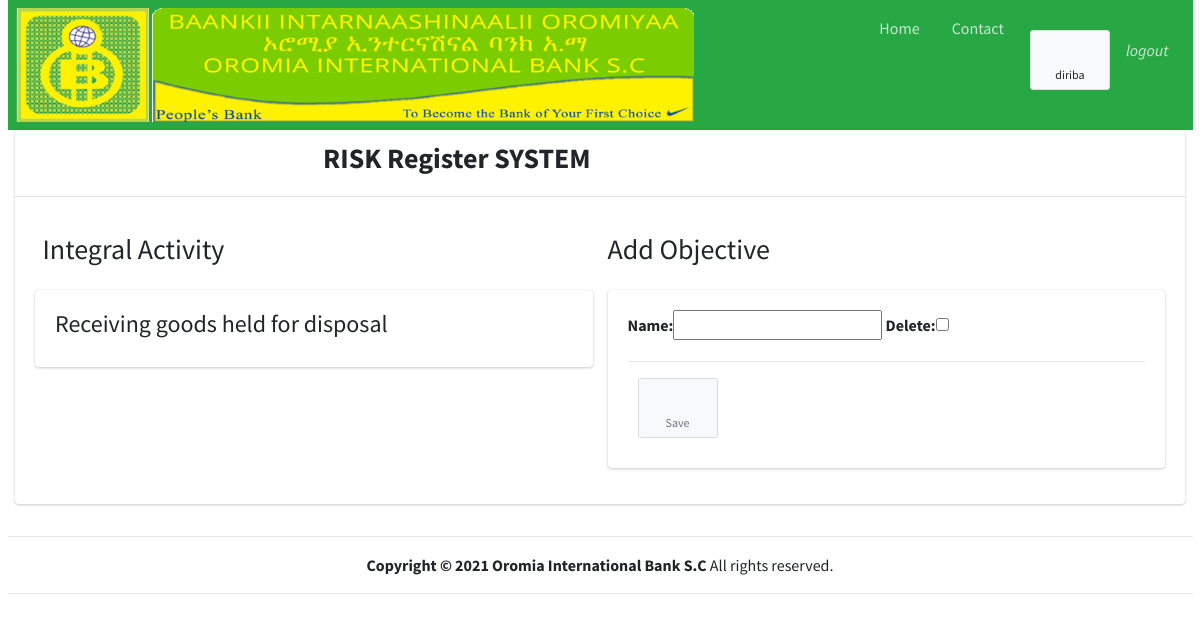
The page /createObjective/13/ (signed in) on the database its author committed.
### start1/models.py (models this page shows, shortened)
class CustomUser(AbstractUser):
    working_Place = models.ForeignKey(WorkUnit, null=True, blank=True, on_delete=models.CASCADE)
    is_Rmcd_User = models.BooleanField(default=False)
    is_Iad_USer = models.BooleanField(default=False)
    def __str__(self):
        return self.username

class IntegralActivity(models.Model):
    major_Activity = models.ForeignKey(MajorActivity, on_delete=models.CASCADE)
    name = models.CharField(max_length=300)
    added_by = models.ForeignKey(settings.AUTH_USER_MODEL, null=True, blank=True, on_delete=models.SET_NULL)

### start1/views.py (the view, shortened to what this page needs)
# urls.py: path('createObjective/<str:pk>/', views.createObjective, name='createObjective'),
@login_required(login_url='login')
def createObjective(request, pk):
    IFormSet = inlineformset_factory(IntegralActivity, Objective, fields=('integral_Activity', 'name', 'added_by'), widgets = {'added_by': forms.HiddenInput()}, extra=1)
    ma = IntegralActivity.objects.get(id=pk)
    form = IFormSet(queryset=Objective.objects.none(), instance=ma)
    context ={'integralActivity':ma, 'form':form}
    return render(request, "createObjective.html", context)

### start1/templates/createObjective.html (shortened to what this page needs)
{% extends "base.html" %}
{% block page_content %}
    <div class="container-fluid">
      <p>
        <div class="row">
           <div class="col"><h3> Integral Activity </h3></div>
           <div class="col">
              <h3> Add Objective</h3>
           </div>
           </div>
        </div>
      <div class="row">
        <div class="col">
          <div>
            <div class="card card-body">
             <h4>{{integralActivity.name}}</h4>
            </div>
          </div>
        </div>
        <div class="col">
          <div >
            <div class="card card-body">
                <form method="post">
                    {% for form in form %}
                    {{ form }}
                    <hr>
                    {% endfor %}
                    <button class="btn btn-app btn-sm mr-4" type="submit" value="Submit"><i class="fas fa-save"></i> Save</button>
                </form>
            </div>
          </div>
        </div>
      </div>
    </div>
{% endblock %}

### start1/templates/base.html (shortened to what this page needs)
{% load static%}
<!DOCTYPE html>
<html lang="en">
<head>
  <link rel="stylesheet" href=" {% static 'plugins/fontawesome-free/css/all.min.css' %}">
  <link rel="stylesheet" href="{% static 'dist/css/adminlte.min.css' %}">
  <link rel="stylesheet" href="{% static 'plugins/datatables-bs4/css/dataTables.bootstrap4.min.css' %}">
  <link rel="stylesheet" href="{% static 'plugins/datatables-responsive/css/responsive.bootstrap4.min.css' %}">
</head>
<body class="hold-transition sidebar-mini">
    <div class="container-fluid">
        <nav class="navbar navbar-expand navbar-green navbar-dark">
            <ul class="navbar-nav">
              <li>
                <img src="{% static 'images/oib.png' %}" alt="OIB LOGO" style="width: 80%; height:100%" >
              </li>
               <li class="nav-item d-none d-sm-inline-block">
                <a href="{% url 'homepage' %}" class="nav-link">Home</a>
              </li>
              <li class="nav-item d-none d-sm-inline-block">
                <a href="#" class="nav-link">Contact</a>
              </li>
            </ul>
            <ul class="navbar-nav ml-auto">
              <li class="nav-item dropdown">
                <a class="btn btn-app">
                  <i class="fas fa-users"></i> {{request.user}}
                </a>
              </li>
              <li class="nav-item dropdown">
                <a class="nav-link" href="{% url 'logout' %}">
                  <i>logout</i>
                </a>
              </li>
            </ul>
          </nav>
          <section class="content">
            <div class="container-fluid">
              <div class="row">
              <div class="col-12">
          <div class="card">
            <div class="card-header">
              <div class="row">
              <div class="col-9">
                <h3 class="text-center"> <b>RISK Register SYSTEM </b></h3>
              </div>
              <div class="col-3">
              </div>
            </div>
            </div>
            <div class="card-body">
        {% block page_content %}
        {% endblock %}
            </div>
          </div>
          </div>
          </div>
          </div>
    <div class=" footer container-fluid text-center">
      <hr>
        <strong>Copyright &copy; 2021 <a href="#"></a>Oromia International Bank S.C </strong> All rights reserved.
      <hr>
    </div>
</body>
</html>

### rows shown on the page
CustomUser: user "diriba"
IntegralActivity: name "Receiving goods held for disposal"
